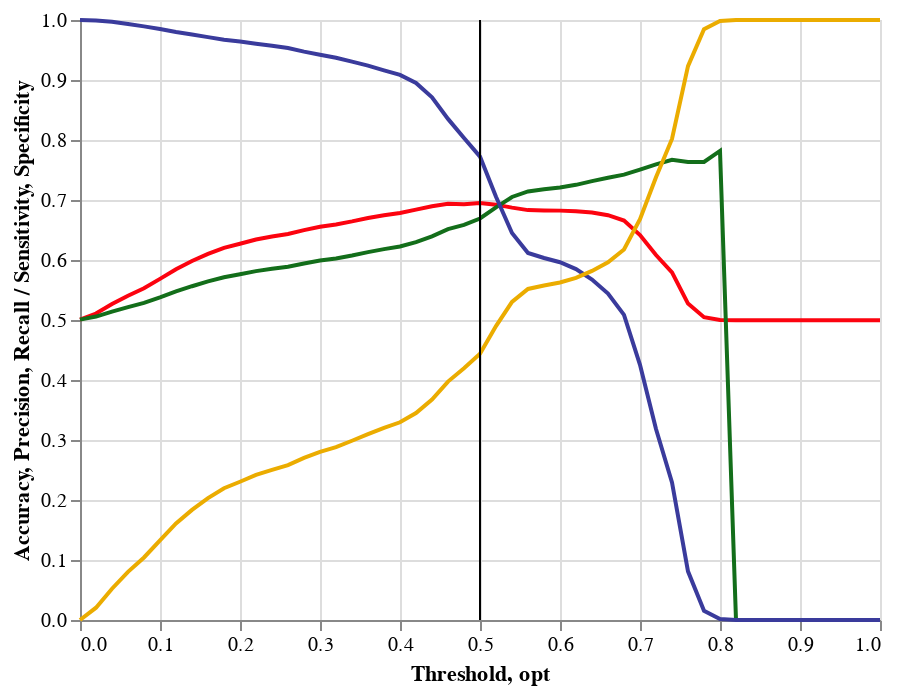

Here is the notebook cell this chart was saved with:
### Markdown cell above
Below is a plot of the accuracy measures vs. the threshold used

### Code cell
import altair as alt
source = accdf
source['opt'] = .50

base = alt.Chart(source)

#red
acc= base.mark_line(color="#fc030f").encode(
    x='Threshold:Q',
    y='Accuracy:Q'
)
#green
prec = base.mark_line(color="#136e1a").encode(
    x='Threshold:Q',
    y='Precision:Q'
)
#blue
rec = base.mark_line(color="#3a3b9c").encode(
    x='Threshold:Q',
    y='Recall / Sensitivity:Q'
)
#orange
spec = base.mark_line(color="#ebac00").encode(
    x='Threshold:Q',
    y='Specificity:Q'
)

optimal = base.mark_rule().encode(
    x='opt'
)
acc+prec+rec+spec+optimal

### Figure 1 — Vega-Lite specification as saved in the notebook (floating-point values rounded to 4 significant figures)
{"config": {"view": {"continuousWidth": 400, "continuousHeight": 300}}, "layer": [{"mark": {"type": "line", "color": "#fc030f"}, "encoding": {"x": {"type": "quantitative", "field": "Threshold"}, "y": {"type": "quantitative", "field": "Accuracy"}}}, {"mark": {"type": "line", "color": "#136e1a"}, "encoding": {"x": {"type": "quantitative", "field": "Threshold"}, "y": {"type": "quantitative", "field": "Precision"}}}, {"mark": {"type": "line", "color": "#3a3b9c"}, "encoding": {"x": {"type": "quantitative", "field": "Threshold"}, "y": {"type": "quantitative", "field": "Recall / Sensitivity"}}}, {"mark": {"type": "line", "color": "#ebac00"}, "encoding": {"x": {"type": "quantitative", "field": "Threshold"}, "y": {"type": "quantitative", "field": "Specificity"}}}, {"mark": "rule", "encoding": {"x": {"type": "quantitative", "field": "opt"}}}], "data": {"name": "data-8b72edb98e5ec7f59571d354e149e38e"}, "$schema": "https://vega.github.io/schema/vega-lite/v4.8.1.json", "datasets": {"data-8b72edb98e5ec7f59571d354e149e38e": [{"Threshold": 0.0, "TP": 73152, "TN": 0, "FP": 72982, "FN": 0, "Accuracy": 0.5006, "Precision": 0.5006, "Recall / Sensitivity": 1.0, "Specificity": 0.0, "F1": 0.6672, "opt": 0.5}, {"Threshold": 0.02, "TP": 73105, "TN": 1530, "FP": 71452, "FN": 47, "Accuracy": 0.5107, "Precision": 0.5057, "Recall / Sensitivity": 0.9994, "Specificity": 0.0205, "F1": 0.6716, "opt": 0.5}, {"Threshold": 0.04, "TP": 72936, "TN": 4010, "FP": 68972, "FN": 216, "Accuracy": 0.5265, "Precision": 0.514, "Recall / Sensitivity": 0.997, "Specificity": 0.05211, "F1": 0.6783, "opt": 0.5}, {"Threshold": 0.06, "TP": 72652, "TN": 6337, "FP": 66645, "FN": 500, "Accuracy": 0.5405, "Precision": 0.5216, "Recall / Sensitivity": 0.9932, "Specificity": 0.08023, "F1": 0.6839, "opt": 0.5}, {"Threshold": 0.08, "TP": 72377, "TN": 8420, "FP": 64562, "FN": 775, "Accuracy": 0.5529, "Precision": 0.5285, "Recall / Sensitivity": 0.9894, "Specificity": 0.1042, "F1": 0.689, "opt": 0.5}, {"Threshold": 0.1, "TP": 72052, "TN": 11037, "FP": 61945, "FN": 1100, "Accuracy": 0.5686, "Precision": 0.5377, "Recall / Sensitivity": 0.985, "Specificity": 0.1328, "F1": 0.6957, "opt": 0.5}, {"Threshold": 0.12, "TP": 71694, "TN": 13749, "FP": 59233, "FN": 1458, "Accuracy": 0.5847, "Precision": 0.5476, "Recall / Sensitivity": 0.9801, "Specificity": 0.1609, "F1": 0.7026, "opt": 0.5}, {"Threshold": 0.14, "TP": 71385, "TN": 16048, "FP": 56934, "FN": 1767, "Accuracy": 0.5983, "Precision": 0.5563, "Recall / Sensitivity": 0.9758, "Specificity": 0.1835, "F1": 0.7086, "opt": 0.5}, {"Threshold": 0.16, "TP": 71064, "TN": 18108, "FP": 54874, "FN": 2088, "Accuracy": 0.6102, "Precision": 0.5643, "Recall / Sensitivity": 0.9715, "Specificity": 0.2031, "F1": 0.7139, "opt": 0.5}, {"Threshold": 0.18, "TP": 70743, "TN": 19905, "FP": 53077, "FN": 2409, "Accuracy": 0.6203, "Precision": 0.5713, "Recall / Sensitivity": 0.9671, "Specificity": 0.2196, "F1": 0.7183, "opt": 0.5}, {"Threshold": 0.2, "TP": 70521, "TN": 21115, "FP": 51867, "FN": 2631, "Accuracy": 0.6271, "Precision": 0.5762, "Recall / Sensitivity": 0.964, "Specificity": 0.2304, "F1": 0.7213, "opt": 0.5}, {"Threshold": 0.22, "TP": 70257, "TN": 22408, "FP": 50574, "FN": 2895, "Accuracy": 0.6341, "Precision": 0.5814, "Recall / Sensitivity": 0.9604, "Specificity": 0.2418, "F1": 0.7244, "opt": 0.5}, {"Threshold": 0.24, "TP": 70025, "TN": 23367, "FP": 49615, "FN": 3127, "Accuracy": 0.6391, "Precision": 0.5853, "Recall / Sensitivity": 0.9573, "Specificity": 0.2502, "F1": 0.7264, "opt": 0.5}, {"Threshold": 0.26, "TP": 69745, "TN": 24267, "FP": 48715, "FN": 3407, "Accuracy": 0.6433, "Precision": 0.5888, "Recall / Sensitivity": 0.9534, "Specificity": 0.2581, "F1": 0.728, "opt": 0.5}, {"Threshold": 0.28, "TP": 69292, "TN": 25662, "FP": 47320, "FN": 3860, "Accuracy": 0.6498, "Precision": 0.5942, "Recall / Sensitivity": 0.9472, "Specificity": 0.2703, "F1": 0.7303, "opt": 0.5}, {"Threshold": 0.3, "TP": 68920, "TN": 26848, "FP": 46134, "FN": 4232, "Accuracy": 0.6553, "Precision": 0.599, "Recall / Sensitivity": 0.9421, "Specificity": 0.2803, "F1": 0.7324, "opt": 0.5}, {"Threshold": 0.32, "TP": 68556, "TN": 27766, "FP": 45216, "FN": 4596, "Accuracy": 0.6591, "Precision": 0.6026, "Recall / Sensitivity": 0.9372, "Specificity": 0.2883, "F1": 0.7335, "opt": 0.5}, {"Threshold": 0.34, "TP": 68079, "TN": 29001, "FP": 43981, "FN": 5073, "Accuracy": 0.6643, "Precision": 0.6075, "Recall / Sensitivity": 0.9307, "Specificity": 0.2987, "F1": 0.7351, "opt": 0.5}, {"Threshold": 0.36, "TP": 67591, "TN": 30337, "FP": 42645, "FN": 5561, "Accuracy": 0.6701, "Precision": 0.6131, "Recall / Sensitivity": 0.924, "Specificity": 0.3098, "F1": 0.7371, "opt": 0.5}, {"Threshold": 0.38, "TP": 67016, "TN": 31582, "FP": 41400, "FN": 6136, "Accuracy": 0.6747, "Precision": 0.6181, "Recall / Sensitivity": 0.9161, "Specificity": 0.3203, "F1": 0.7382, "opt": 0.5}, {"Threshold": 0.4, "TP": 66466, "TN": 32665, "FP": 40317, "FN": 6686, "Accuracy": 0.6784, "Precision": 0.6224, "Recall / Sensitivity": 0.9086, "Specificity": 0.3295, "F1": 0.7388, "opt": 0.5}, {"Threshold": 0.42, "TP": 65484, "TN": 34475, "FP": 38507, "FN": 7668, "Accuracy": 0.684, "Precision": 0.6297, "Recall / Sensitivity": 0.8952, "Specificity": 0.3449, "F1": 0.7393, "opt": 0.5}, {"Threshold": 0.44, "TP": 63735, "TN": 37036, "FP": 35946, "FN": 9417, "Accuracy": 0.6896, "Precision": 0.6394, "Recall / Sensitivity": 0.8713, "Specificity": 0.3675, "F1": 0.7375, "opt": 0.5}, {"Threshold": 0.46, "TP": 61095, "TN": 40282, "FP": 32700, "FN": 12057, "Accuracy": 0.6937, "Precision": 0.6514, "Recall / Sensitivity": 0.8352, "Specificity": 0.3973, "F1": 0.7319, "opt": 0.5}, {"Threshold": 0.48, "TP": 58771, "TN": 42502, "FP": 30480, "FN": 14381, "Accuracy": 0.693, "Precision": 0.6585, "Recall / Sensitivity": 0.8034, "Specificity": 0.4197, "F1": 0.7238, "opt": 0.5}, {"Threshold": 0.5, "TP": 56495, "TN": 45050, "FP": 27932, "FN": 16657, "Accuracy": 0.6949, "Precision": 0.6692, "Recall / Sensitivity": 0.7723, "Specificity": 0.4436, "F1": 0.717, "opt": 0.5}, {"Threshold": 0.52, "TP": 51610, "TN": 49552, "FP": 23430, "FN": 21542, "Accuracy": 0.6923, "Precision": 0.6878, "Recall / Sensitivity": 0.7055, "Specificity": 0.4898, "F1": 0.6965, "opt": 0.5}, {"Threshold": 0.54, "TP": 47186, "TN": 53244, "FP": 19738, "FN": 25966, "Accuracy": 0.6872, "Precision": 0.7051, "Recall / Sensitivity": 0.645, "Specificity": 0.5302, "F1": 0.6737, "opt": 0.5}, {"Threshold": 0.56, "TP": 44746, "TN": 55082, "FP": 17900, "FN": 28406, "Accuracy": 0.6831, "Precision": 0.7143, "Recall / Sensitivity": 0.6117, "Specificity": 0.5518, "F1": 0.659, "opt": 0.5}, {"Threshold": 0.58, "TP": 44134, "TN": 55628, "FP": 17354, "FN": 29018, "Accuracy": 0.6827, "Precision": 0.7178, "Recall / Sensitivity": 0.6033, "Specificity": 0.5576, "F1": 0.6556, "opt": 0.5}, {"Threshold": 0.6, "TP": 43616, "TN": 56090, "FP": 16892, "FN": 29536, "Accuracy": 0.6823, "Precision": 0.7208, "Recall / Sensitivity": 0.5962, "Specificity": 0.5626, "F1": 0.6526, "opt": 0.5}, {"Threshold": 0.62, "TP": 42779, "TN": 56777, "FP": 16205, "FN": 30373, "Accuracy": 0.6813, "Precision": 0.7253, "Recall / Sensitivity": 0.5848, "Specificity": 0.5703, "F1": 0.6475, "opt": 0.5}, {"Threshold": 0.64, "TP": 41513, "TN": 57746, "FP": 15236, "FN": 31639, "Accuracy": 0.6792, "Precision": 0.7315, "Recall / Sensitivity": 0.5675, "Specificity": 0.5818, "F1": 0.6391, "opt": 0.5}, {"Threshold": 0.66, "TP": 39806, "TN": 58779, "FP": 14203, "FN": 33346, "Accuracy": 0.6746, "Precision": 0.737, "Recall / Sensitivity": 0.5442, "Specificity": 0.5962, "F1": 0.6261, "opt": 0.5}, {"Threshold": 0.68, "TP": 37209, "TN": 60062, "FP": 12920, "FN": 35943, "Accuracy": 0.6656, "Precision": 0.7423, "Recall / Sensitivity": 0.5087, "Specificity": 0.6175, "F1": 0.6036, "opt": 0.5}, {"Threshold": 0.7, "TP": 31115, "TN": 62650, "FP": 10332, "FN": 42037, "Accuracy": 0.6416, "Precision": 0.7507, "Recall / Sensitivity": 0.4253, "Specificity": 0.6682, "F1": 0.543, "opt": 0.5}, {"Threshold": 0.72, "TP": 23291, "TN": 65602, "FP": 7380, "FN": 49861, "Accuracy": 0.6083, "Precision": 0.7594, "Recall / Sensitivity": 0.3184, "Specificity": 0.738, "F1": 0.4487, "opt": 0.5}, {"Threshold": 0.74, "TP": 16778, "TN": 67883, "FP": 5099, "FN": 56374, "Accuracy": 0.5793, "Precision": 0.7669, "Recall / Sensitivity": 0.2294, "Specificity": 0.8018, "F1": 0.3531, "opt": 0.5}, {"Threshold": 0.76, "TP": 5930, "TN": 71143, "FP": 1839, "FN": 67222, "Accuracy": 0.5274, "Precision": 0.7633, "Recall / Sensitivity": 0.08106, "Specificity": 0.9231, "F1": 0.1466, "opt": 0.5}, {"Threshold": 0.78, "TP": 1129, "TN": 72632, "FP": 350, "FN": 72023, "Accuracy": 0.5047, "Precision": 0.7634, "Recall / Sensitivity": 0.01543, "Specificity": 0.9847, "F1": 0.03026, "opt": 0.5}, {"Threshold": 0.8, "TP": 129, "TN": 72946, "FP": 36, "FN": 73023, "Accuracy": 0.5001, "Precision": 0.7818, "Recall / Sensitivity": 0.001763, "Specificity": 0.9982, "F1": 0.003519, "opt": 0.5}, {"Threshold": 0.82, "TP": 0, "TN": 72981, "FP": 1, "FN": 73152, "Accuracy": 0.4994, "Precision": 0.0, "Recall / Sensitivity": 0.0, "Specificity": 1.0, "F1": null, "opt": 0.5}, {"Threshold": 0.84, "TP": 0, "TN": 72982, "FP": 0, "FN": 73152, "Accuracy": 0.4994, "Precision": null, "Recall / Sensitivity": 0.0, "Specificity": 1.0, "F1": null, "opt": 0.5}, {"Threshold": 0.86, "TP": 0, "TN": 72982, "FP": 0, "FN": 73152, "Accuracy": 0.4994, "Precision": null, "Recall / Sensitivity": 0.0, "Specificity": 1.0, "F1": null, "opt": 0.5}, {"Threshold": 0.88, "TP": 0, "TN": 72982, "FP": 0, "FN": 73152, "Accuracy": 0.4994, "Precision": null, "Recall / Sensitivity": 0.0, "Specificity": 1.0, "F1": null, "opt": 0.5}, {"Threshold": 0.9, "TP": 0, "TN": 72982, "FP": 0, "FN": 73152, "Accuracy": 0.4994, "Precision": null, "Recall / Sensitivity": 0.0, "Specificity": 1.0, "F1": null, "opt": 0.5}, {"Threshold": 0.92, "TP": 0, "TN": 72982, "FP": 0, "FN": 73152, "Accuracy": 0.4994, "Precision": null, "Recall / Sensitivity": 0.0, "Specificity": 1.0, "F1": null, "opt": 0.5}, {"Threshold": 0.94, "TP": 0, "TN": 72982, "FP": 0, "FN": 73152, "Accuracy": 0.4994, "Precision": null, "Recall / Sensitivity": 0.0, "Specificity": 1.0, "F1": null, "opt": 0.5}, {"Threshold": 0.96, "TP": 0, "TN": 72982, "FP": 0, "FN": 73152, "Accuracy": 0.4994, "Precision": null, "Recall / Sensitivity": 0.0, "Specificity": 1.0, "F1": null, "opt": 0.5}, {"Threshold": 0.98, "TP": 0, "TN": 72982, "FP": 0, "FN": 73152, "Accuracy": 0.4994, "Precision": null, "Recall / Sensitivity": 0.0, "Specificity": 1.0, "F1": null, "opt": 0.5}, {"Threshold": 1.0, "TP": 0, "TN": 72982, "FP": 0, "FN": 73152, "Accuracy": 0.4994, "Precision": null, "Recall / Sensitivity": 0.0, "Specificity": 1.0, "F1": null, "opt": 0.5}]}}
